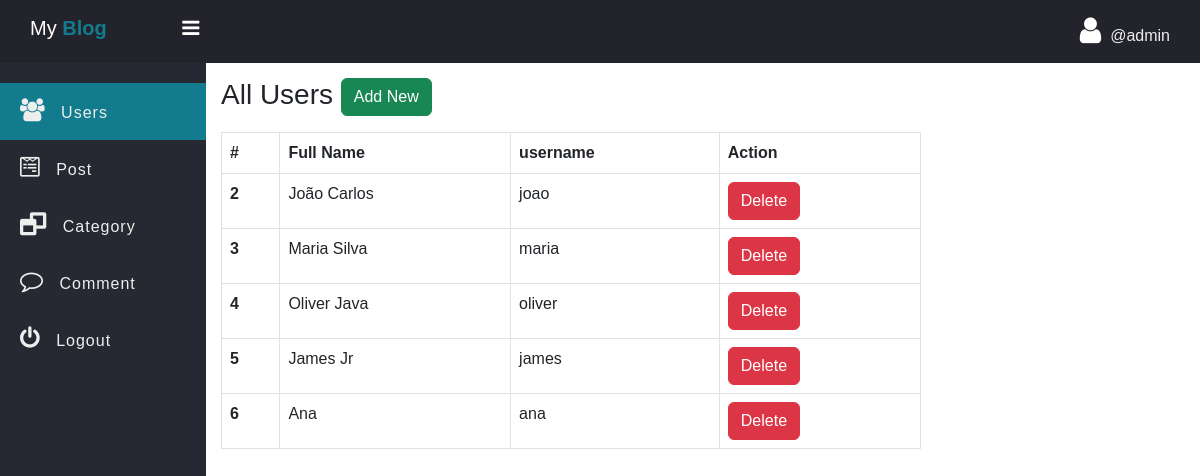
Page /admin/users.php (signed in) on the committed database.
### tables this page shows
CREATE TABLE `users` (
  `id` int(11) NOT NULL,
  `fname` varchar(255) NOT NULL,
  `username` varchar(255) NOT NULL,
  `password` varchar(255) NOT NULL
);

### admin/data/User.php (called while the page is built, shortened)
<?php
function getAll($conn){
   $sql = "SELECT id, fname, username FROM users";
   $stmt = $conn->prepare($sql);
   $stmt->execute();
   if($stmt->rowCount() >= 1){
   	   $data = $stmt->fetchAll();
   	   return $data;
   }else {
   	 return 0;
   }
}

### admin/users.php (the view, shortened to what this page needs)
<?php
if (isset($_SESSION['admin_id']) && isset($_SESSION['username'])) {
 ?>
<!DOCTYPE html>
<html>
<head>
	<link rel="stylesheet" href="https://stackpath.bootstrapcdn.com/font-awesome/4.7.0/css/font-awesome.min.css">
	<link href="https://cdn.jsdelivr.net/npm/bootstrap@5.3.0/dist/css/bootstrap.min.css" rel="stylesheet">
	<link rel="stylesheet" href="../css/side-bar.css">
	<link rel="stylesheet" href="../css/style.css">
</head>
<body>
	<?php
	  include "inc/side-nav.php";
      include_once("data/User.php");
      include_once("../db_conn.php");
      $users = getAll($conn);
	?>
	 <div class="main-table">
	 	<h3 class="mb-3">All Users
	 		<a href="../signup.php" class="btn btn-success">Add New</a></h3>
	 	<?php if ($users != 0) { ?>
	 	<table class="table t1 table-bordered">
		  <thead>
		    <tr>
		      <th scope="col">#</th>
		      <th scope="col">Full Name</th>
		      <th scope="col">username</th>
		      <th scope="col">Action</th>
		    </tr>
		  </thead>
		  <tbody>
		  	<?php foreach ($users as $user) { ?>
		    <tr>
		      <th scope="row"><?=$user['id'] ?></th>
		      <td><?=$user['fname'] ?></td>
		      <td><?=$user['username'] ?></td>
		      <td>
		      	<a href="user-delete.php?user_id=<?=$user['id'] ?>" class="btn btn-danger">Delete</a>
		      </td>
		    </tr>
		    <?php } ?>
		  </tbody>
		</table>
	<?php }else{ ?>
		<div class="alert alert-warning">
			Empty!
		</div>
	<?php } ?>
	 </div>
	</section>
	</div>
</body>
</html>
<?php }else {
	header("Location: ../admin-login.php");
	exit;
} ?>

### css/side-bar.css (style rules this page uses)
* { padding: 0; margin: 0; box-sizing: border-box; font-family: arial, sans-serif; }

### css/style.css (style rules this page uses)
.main-table { width: 90%; max-width: 700px; }

### rows in the picture
users: id "2", fname "João Carlos", username "joao"
users: id "3", fname "Maria Silva", username "maria"
users: id "4", fname "Oliver Java", username "oliver"
users: id "5", fname "James Jr", username "james"
users: id "6", fname "Ana", username "ana"

### other values in the picture
$_SESSION['username'] "admin"
